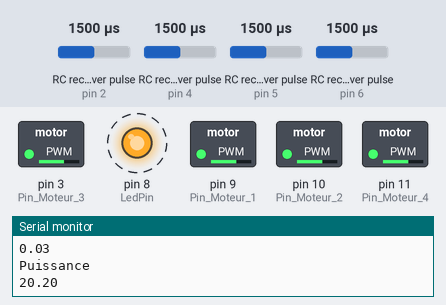
Recording of a sketch running on a simulated Arduino Uno, built with avr-gcc and run on an emulated ATmega328P. On the bench: switched loads named in the sketch (green lamp = pin HIGH), output pins drawn as LEDs (lit = HIGH), the last lines printed to the serial monitor. Wiring (inferred from the names in the program): 4 × RC receiver channel: data pin 2 / data pin 4 / data pin 5 / data pin 6. Dashed ring = blinking. The test bench sets the inputs (shaded band); at power-on: RC receiver pulse (sensors on pin 2, pin 4, pin 5, pin 6) 1500 µs.

Above: at 8.39 s.
8.4 s: RC receiver pulse (sensor on pin 2) set to 1250 µs
At 8.87 s:
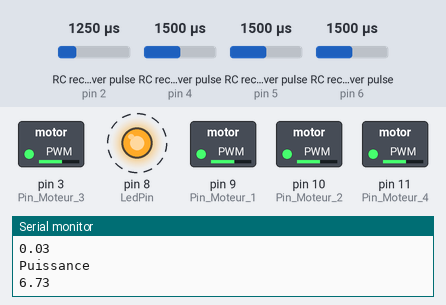
11.4 s: RC receiver pulse (sensor on pin 4) set to 1020 µs
At 11.75 s:
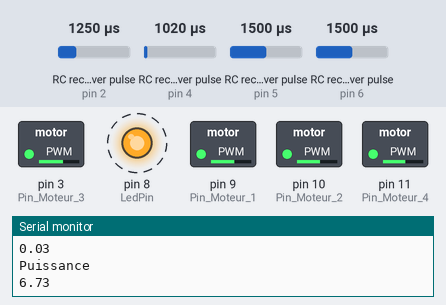
14.4 s: RC receiver pulse (sensor on pin 2) set to 1980 µs
At 14.87 s:
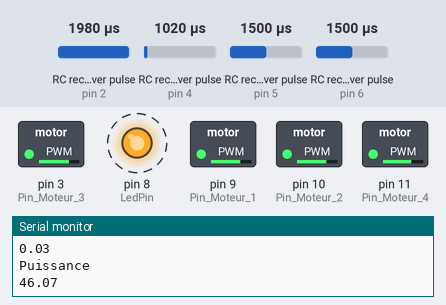
17.4 s: RC receiver pulse (sensor on pin 5) set to 1020 µs
At 17.75 s:
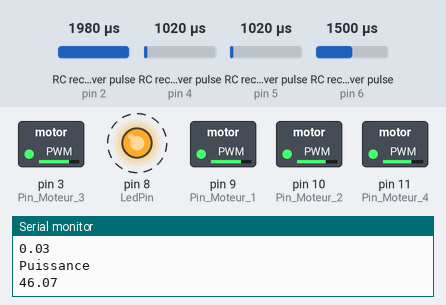
20.4 s: RC receiver pulse (sensor on pin 6) set to 1750 µs
At 20.87 s:
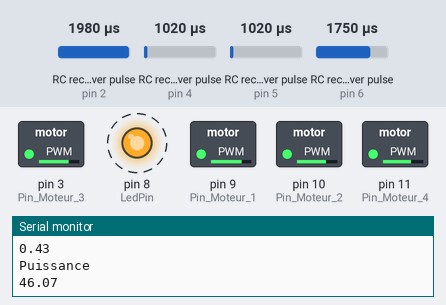
23.4 s: RC receiver pulse (sensor on pin 5) set to 1980 µs
At 23.75 s:
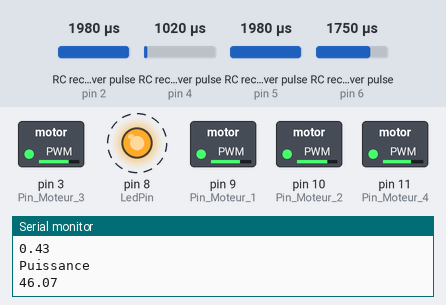
Timing chart, 0 to 27.4 s (numbered marks = the images above; inputs shaded):
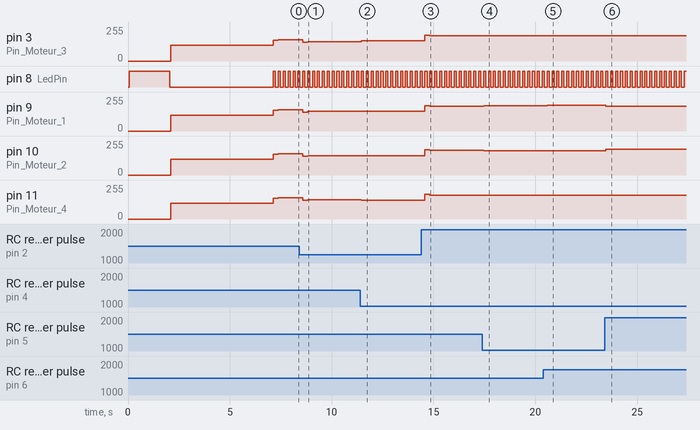

Measured:
- after the input at 8.4 s, pin 3 (Pin_Moteur_3): 159/255 → 141/255 after 0.18 s, → 146/255 0.24 s later; pin 9 (Pin_Moteur_1): 160/255 → 142/255 after 0.18 s, → 147/255 0.24 s later; pin 10 (Pin_Moteur_2), pin 11 (Pin_Moteur_4): 160/255 → 141/255 after 0.18 s, → 146/255 0.24 s later
- after the input at 11.4 s, pin 3 (Pin_Moteur_3): 146/255 → 151/255 after 0.06 s; pin 11 (Pin_Moteur_4): 146/255 → 141/255 after 0.06 s
- after the input at 14.4 s, pin 3 (Pin_Moteur_3): 151/255 → 194/255 after 0.18 s, → 190/255 0.24 s later; pin 9 (Pin_Moteur_1): 147/255 → 190/255 after 0.18 s, → 186/255 0.24 s later; pin 10 (Pin_Moteur_2): 146/255 → 189/255 after 0.18 s, → 185/255 0.24 s later; pin 11 (Pin_Moteur_4): 141/255 → 184/255 after 0.18 s, → 180/255 0.24 s later
- after the input at 17.4 s, pin 9 (Pin_Moteur_1): 186/255 → 191/255 after 0.06 s; pin 10 (Pin_Moteur_2): 185/255 → 181/255 after 0.06 s
- after the input at 20.4 s, pin 3 (Pin_Moteur_3): 190/255 → 188/255 after 0.18 s; pin 9 (Pin_Moteur_1): 191/255 → 194/255 after 0.18 s; pin 10 (Pin_Moteur_2): 181/255 → 183/255 after 0.18 s; pin 11 (Pin_Moteur_4): 180/255 → 178/255 after 0.18 s
- after the input at 23.4 s, pin 9 (Pin_Moteur_1): 194/255 → 184/255 after 0.06 s; pin 10 (Pin_Moteur_2): 183/255 → 193/255 after 0.06 s
- by itself, pin 8 (LedPin): alternates HIGH for 0.10 s and LOW for 0.14 s

The sketch:

Controle_manuel.ino
```cpp
// --- Programme Arduino ---
// Début octobre 2013

// --- Que fait ce programme ? ---
/* Controle du quadricoptère grâce à la télecommande
    + Stabilisation*/


/*************************************************/
/*                   Librairies                  */
/*************************************************/
#include "Pins.h"
#include "controle.h" // Utilise la Télécommande pour asservir le quad
#include "moteur.h" // Contient toutes les infos sur 1 moteur
#include "quadri.h" // Contient toutes les infos sur 1 quadricoptère
#include "telecommande.h" // Contient les paramétres de la télécommande (Min, max...)
#include "Variables.h" // Contient toutes les variables utiles

#include "Wire.h"

/*************************************************/
/*        Librairies - Centre à Inertie          */
/*************************************************/


/*************************************************/
/*                   Variables                   */
/*************************************************/

//Cf : Variables.h


/*************************************************/
/*               Initialisation                  */
/*************************************************/

void setup()   {
  Serial.begin(115200); //Débit pour le moniteur
  Serial.println("Début initialisation");

  /*Initialise les sorties Variateurs*/
  pinMode(Pin_Moteur_1, OUTPUT);
  pinMode(Pin_Moteur_2, OUTPUT);
  pinMode(Pin_Moteur_3, OUTPUT);
  pinMode(Pin_Moteur_4, OUTPUT);

  /*Initialisation sortie Led*/
  pinMode(LedPin, OUTPUT);


  /*Initialise la Télécommande:*/
  telecommande.Initialisation(false);// False -> Utilisation des valeurs pré-enregistrées.

  /* Initialise les Moteurs  */
  analogWrite((*quad.get_moteur(1)).get_pin(), 120);
  analogWrite((*quad.get_moteur(2)).get_pin(), 120);
  analogWrite((*quad.get_moteur(3)).get_pin(), 120);
  analogWrite((*quad.get_moteur(4)).get_pin(), 120);
  delay(5000);


  /* Initialisation des Capteurs*/


  Serial.println("Fini initialisation");

} // fin de la fonction setup()


/*************************************************/
/*                   Boucle                      */
/*************************************************/

void loop(){
  Serial.println("Je fais un tour");

  v_courant.Direction_commande_actualise(telecommande); // Va chercher les instructions de la télécommande
  v_courant.Conversion_en_Instruction_moteurs( v_precedent , quad ); // Crée les instructions à envoyer aux moteurs
  quad.Applique_commande(); // Envoie des instructions


  //Visualisation de la boucle, grâce à la Led
  digitalWrite(8,HIGH);
  delay(100);
  digitalWrite(8,LOW);
  delay(100);

}// fin de la fonction loop()


/*************************************************/
/*              Fonctions Annexes                */
/*************************************************/
```

Variables.h
```cpp
#ifndef VARIABLES_H_
#define VARIABLES_H_


/*************************************************/
/*                   Variables                   */
/*************************************************/

const int LedPin = 8;   // Visualisation des stades dans le programme

//offset Moteurs obtenu grâce aux tests
/*int offset_moteur_1 = -14;
int offset_moteur_2 = 1;
int offset_moteur_3 = 1;
int offset_moteur_4 = 30;*/
//test - Cause demarrage de moteur incompris
int offset_moteur_1 = 0;
 int offset_moteur_2 = 0;
 int offset_moteur_3 = 0;
 int offset_moteur_4 = 0;


/* Used for timing */
unsigned long timer;

#define STD_LOOP_TIME 10000 // Fixed time loop of 10 milliseconds
unsigned long lastLoopUsefulTime = STD_LOOP_TIME;
unsigned long loopStartTime;


/*Utilisation des objets*/
Telecommande telecommande;
Controle v_courant , v_precedent;
Quadri quad(Pin_Moteur_1,offset_moteur_1,Pin_Moteur_2,offset_moteur_2,Pin_Moteur_3,offset_moteur_3,Pin_Moteur_4,offset_moteur_4);


#endif
```

controle.cpp
```cpp
#include "controle.h"


/**************************************************
 *                 Class Controle
 **************************************************/

//---------------- Constructeur -------------------//
Controle::Controle( ){
  w_x=0;
  w_y=0;
  w_z=0;
  puissance=120;
//  telecommande = telecommande;
}

Controle::Controle(float w_x1, float w_y1, float w_z1, float puissance1){
  set_w_x(w_x1);
  set_w_y(w_y1);
  set_w_z(w_z1);
  set_puissance(puissance1);

}

//------------------ Getters ---------------------//
float Controle::get_w_x(){
  return w_x;
}
float Controle::get_w_y(){
  return w_y;
}
float Controle::get_w_z(){
  return w_z;
}
float Controle::get_puissance(){
  return puissance;
}


//------------------ Setters ---------------------//
void Controle::set_w_x(float w_xe){
  if( w_xe > -Pi && w_xe < Pi){
    w_x = w_xe;
  }
}
void Controle::set_w_y(float w_ye){
  if( w_ye > -Pi && w_ye < Pi){
    w_y = w_ye;
  }
}
void Controle::set_w_z(float w_ze){
  if( w_ze > -Pi && w_ze < Pi){
    w_z = w_ze;
  }
}
void Controle::set_puissance(float puissance_e){
  if( puissance_e > 0 && puissance_e < 100){
    puissance = puissance_e;
  }
}

//------------------ Methods ---------------------//


/**
 * Récupère les instruction de la RC
 */
void Controle::Direction_commande_actualise(Telecommande t){
  float  Throttle = (pulseIn(Pin_Throttle, HIGH,25000) - t.getThrottle_min())*100/t.getThrottle_max(); // Valeur comprise entre 800 et 2000 ramené à [0,100]
  // Donne un angle suivant chaques axes [| 800 ; 2000 |] ramené à [|-PI;PI|]
  float  Roll = (pulseIn(Pin_Roll, HIGH,25000) - t.getRoll_med())*Pi/t.getRoll_max();
  float  Pitch = (pulseIn(Pin_Pitch, HIGH,25000) - t.getPitch_med())*Pi/t.getPitch_max();
  float  Yaw = (pulseIn(Pin_Yaw, HIGH,25000) - t.getYaw_med())*Pi/t.getYaw_max();

#ifdef Debug
  Serial.println("Instruction de la télecommande (ramené entre [|-PI;PI|] )");
  Serial.println("Roll");
  Serial.println(Roll);
  Serial.println("Pitch");
  Serial.println(Pitch);
  Serial.println("Yaw");
  Serial.println(Yaw);
  Serial.println("Puissance");
  Serial.println(Throttle);
#endif

  set_w_x(Pitch);
  set_w_y(Roll);
  set_w_z(Yaw);
  set_puissance(Throttle);
}


/**
 * Controle les moteurs
 */
void Controle::Conversion_en_Instruction_moteurs(Controle &v_precedent, Quadri &quad){

  // Quelques Limites
  // Cas forte diminution
  if( v_precedent.get_puissance() - get_puissance() >10){
    set_puissance(get_puissance() - 5);
  }
  // Cas forte augmentation
  if( get_puissance() - v_precedent.get_puissance() >10){
    set_puissance(puissance + 5);
  }
  //On bride les moteurs globalement
  if(get_puissance() > Max_Puissance){
    set_puissance(Max_Puissance) ;
  }

  /* Positionnement des moteurs
       z                          4
       |                         /
       |                        /
       |                1 --------- 2
         -------  y          /
      /                     /
     /                     3
    x
   */

  /*
  float w_x ; // [|-PI;PI|]
   float w_y ; // [|-PI;PI|]
   float w_z ; // [|-PI;PI|]
   float puissance ; // [0,100]
   */
  float pas_par_radian = 20/Pi; // A modifier, quantifie la réactivitée du quad !

  // on suppose que 1 et 3 tournent dans le sens antihoraire
  // On associe a chaques moteurs une puissance nominal que l'on va faire varier en fonction des parametres de rotation
  //                            Puissance nominale                        Offesets                                     Orientation du quad
  int puissance_moteur_1 =Demarrage_Moteur + get_puissance() + (*quad.get_moteur(1)).get_offset() - w_x*pas_par_radian                        +  w_z*pas_par_radian;
  int puissance_moteur_2 =Demarrage_Moteur + get_puissance() + (*quad.get_moteur(2)).get_offset() + w_x*pas_par_radian                        +  w_z*pas_par_radian;
  int puissance_moteur_3 =Demarrage_Moteur + get_puissance() + (*quad.get_moteur(3)).get_offset() -                       w_y*pas_par_radian  -  w_z*pas_par_radian;
  int puissance_moteur_4 =Demarrage_Moteur + get_puissance() + (*quad.get_moteur(4)).get_offset() +                       w_y*pas_par_radian  -  w_z*pas_par_radian;

  // Associe les puissances à chaques moteurs
  (*quad.get_moteur(1)).set_puissance_m(puissance_moteur_1);
  (*quad.get_moteur(2)).set_puissance_m(puissance_moteur_2);
  (*quad.get_moteur(3)).set_puissance_m(puissance_moteur_3);
  (*quad.get_moteur(4)).set_puissance_m(puissance_moteur_4);

#ifdef Debug1
  Serial.println("Puissance_moteur");
  Serial.println(puissance_moteur_1);
  Serial.println(puissance_moteur_2);
  Serial.println(puissance_moteur_3);
  Serial.println(puissance_moteur_4);
#endif

#ifdef Debug
  Serial.println("Instruction Telecommande");
  Serial.println("w_x");
  Serial.println(w_x);
  Serial.println("w_y");
  Serial.println(w_y);
  Serial.println("w_z");
  Serial.println(w_z);
  Serial.println("Puissance");
  Serial.println(puissance);
#endif
  //Le demarrage des moteurs commencent vers 150 sur 255 donc on travail sur une plage de 100. (avec un offset)
  // Sauvegarde des valeurs précedentes
  v_precedent.Copie(w_x , w_y , w_z , get_puissance());

  /* // Déplacé directement dans les objets moteurs et quadri
  //Sortie
  analogWrite((*quad.get_moteur(1)).get_pin(), (*quad.get_moteur(1)).get_puissance_m());
  analogWrite((*quad.get_moteur(2)).get_pin(), (*quad.get_moteur(2)).get_puissance_m());
  analogWrite((*quad.get_moteur(3)).get_pin(), (*quad.get_moteur(3)).get_puissance_m());
  analogWrite((*quad.get_moteur(4)).get_pin(), (*quad.get_moteur(4)).get_puissance_m());   */
}


/**
 * Copie profonde d'un objet controle
 */
void Controle::Copie(float w_x1, float w_y1, float w_z1, float puissance1){
  set_w_x(w_x1);
  set_w_y(w_y1);
  set_w_z(w_z1);
  set_puissance(puissance1);

}

/**
 *
 */
void Controle::Copie(Controle &c){
  set_w_x(c.get_w_x());
  set_w_y(c.get_w_y());
  set_w_z(c.get_w_z());
  set_puissance(c.get_puissance());

}
```

controle.h
```cpp
#ifndef CONTROLE_H_
#define CONTROLE_H_

#include "Arduino.h"
#include "Pins.h"
#include "moteur.h"
#include "quadri.h"
#include "telecommande.h"
/**************************************************
 *                 Class Controle
 **************************************************/
class Controle{
public :
  Controle();
  Controle(float w_x, float w_y, float w_z, float puissance);
  void Direction_commande_actualise(Telecommande t);
  void Conversion_en_Instruction_moteurs(Controle &v_precedent, Quadri &quad);
  void Copie(Controle &v);
  void Copie(float w_x, float w_y, float w_z, float puissance);


  // Acces
  float get_w_x();
  float get_w_y();
  float get_w_z();
  float get_puissance();

  // Modification
  void set_w_x(float w_xe);
  void set_w_y(float w_xe);
  void set_w_z(float w_xe);
  void set_puissance(float puissance_e);


private:
  float w_x ; // [|-PI;PI|]
  float w_y ; // [|-PI;PI|]
  float w_z ; // [|-PI;PI|]
  float puissance ;  // [0,100]

};

#endif
```

moteur.cpp
```cpp
#include "moteur.h"


/**************************************************
 *                 Class Moteur
 **************************************************/
//---------------- Constructeur -------------------//
Moteur::Moteur(int pin1, int offset1){
  pin = pin1;
  offset = offset1;
  puissance2_m = 120;
}

//------------------ Getters ---------------------//
int Moteur::get_pin(){
  return pin;
}

int Moteur::get_offset(){
  return offset;
}

int Moteur::get_puissance_m(){
  return puissance2_m;
}

//------------------ Setters ---------------------//
void Moteur::set_puissance_m(int puis){
  puissance2_m=puis;
}


void Moteur::Applique_puissance_m(){
 analogWrite(get_pin(), get_puissance_m());
}
```

moteur.h
```cpp
#ifndef MOTEUR_H_
#define MOTEUR_H_

#include "Arduino.h"
/**************************************************
 *                 Class Moteur
 **************************************************/
class Moteur{
public:
  Moteur(int pin, int offset);
  int get_pin();
  int get_offset();
  int get_puissance_m();
  void set_puissance_m(int);
  void Applique_puissance_m();

private:
  int pin;
  int offset;
  int puissance2_m;
};

#endif
```

quadri.cpp
```cpp
#include "quadri.h"


/**************************************************
 *                 Class Quadri
 **************************************************/
//---------------- Constructeur -------------------//

/*Quadri::Quadri(int pin1, int off1, int pin2, int off2, int pin3, int off3, int pin4, int off4){
 moteur_1( pin1, off1);
 moteur_2( pin2, off2);
 moteur_3( pin3, off3);
 moteur_4( pin4, off4);
 }*/
Quadri::Quadri(int pin1, int off1, int pin2, int off2, int pin3, int off3, int pin4, int off4) :
moteur_1( pin1, off1),  moteur_2( pin2, off2) ,  moteur_3( pin3, off3),  moteur_4( pin4, off4)
{
}

//------------------ Methodes ---------------------//
/**
 * Retourne l'adresse du moteur "i"
 */
Moteur* Quadri::get_moteur(int i){
  switch(i){
  case 1:
    return &moteur_1;
    break;
  case 2:
    return &moteur_2;
    break;
  case 3:
    return &moteur_3;
    break;
  default: // cas i = 4
    return &moteur_4;
    break;
  }
}


/*
 *  Applique les instructions de la commande aux 4 moteurs
 */
void Quadri::Applique_commande(){
  moteur_1.Applique_puissance_m();
  moteur_2.Applique_puissance_m();
  moteur_3.Applique_puissance_m();
  moteur_4.Applique_puissance_m();
}
```

quadri.h
```cpp
#ifndef QUADRI_H_
#define QUADRI_H_

#include "moteur.h"
/**************************************************
 *                 Class Quadri
 **************************************************/
class Quadri{
public:
  Quadri(int pin1, int off1, int pin2, int off2, int pin3, int off3, int pin4, int off4);
  Moteur* get_moteur(int i);
  void Applique_commande();

private :
  Moteur moteur_1;
  Moteur moteur_2;
  Moteur moteur_3;
  Moteur moteur_4;
};


#endif /*  Class  */
```

telecommande.h
```cpp
#ifndef TELECOMMANDE_H_
#define TELECOMMANDE_H_

#include "Arduino.h"
#include "Pins.h"
/**************************************************
 *                 Class Telecommande
 **************************************************/

class Telecommande{
public:
  Telecommande() ;//: Telecommande(0.0, 0.0,  0.0, 0.0, 0.0, 0.0, 0.0, 0.0, 0.0, 0.0, 0.0) {};
  Telecommande(float Throttle_max,
 				float Roll_max,
 				float Pitch_max,
 				float Yaw_max,

 				float Throttle_min,
 				float Roll_min,
 				float Pitch_min,
 				float Yaw_min,

                                float Pitch_med,
                                float Roll_med,
                                float Yaw_med
                                 );
  void Initialisation(boolean b);
  float getThrottle_max();
  float getRoll_max();
  float getPitch_max();
  float getYaw_max();

  float getThrottle_min();
  float getRoll_min();
  float getPitch_min();
  float getYaw_min();

  float getPitch_med();
  float getRoll_med();
  float getYaw_med();

  void setThrottle_max(float);
  void setRoll_max(float);
  void setPitch_max(float);
  void setYaw_max(float);

  void setThrottle_min(float);
  void setRoll_min(float);
  void setPitch_min(float);
  void setYaw_min(float);

  void setPitch_med(float);
  void setRoll_med(float);
  void setYaw_med(float);

private:
  float Throttle_max;
  float Roll_max;
  float Pitch_max;
  float Yaw_max;

  float Throttle_min;
  float Roll_min;
  float Pitch_min;
  float Yaw_min;

  float Pitch_med;
  float Roll_med;
  float Yaw_med;

};

#endif
```

Pins.h
```cpp
/**
 * Fichier Pin, contenant les déclarations des constantes
 * Convention utilisé : #define Xxx_Xxx  (Première lettre d'un mot en majuscule, le reste en minuscule, si mot composé séparer par "_")
 * Version 2 Avril 2014
 **/
#ifndef PINS_H
#define PINS_H

// Pins
#define Pin_Throttle   2 // Accelerateur - Norme du vecteur
#define Pin_Roll       4 // Roulis - Rotation autour de l'axe Y
#define Pin_Pitch      5 // Tangage / Angle d'attaque - Rotation autour de l'axe X
#define Pin_Yaw        6 // Lacet - Rotation autour de l'axe Z

// Valeurs Expérimentatles (min, max, moy)  des pins
#define Min_ThrottleExp   1126 //945 - Modif 22-04-2014
#define Max_ThrottleExp   1856 //1690 - Modif 22-04-2014
#define Min_RollExp       1104 //1070 - Modif 22-04-2014
#define Max_RollExp       1821 //1915  - Modif 22-04-2014
#define Med_RollExp       1480 // Médiane
#define Min_PitchExp      1030 //1145 - Modif 22-04-2014
#define Max_PitchExp      1942 //1890 - Modif 22-04-2014
#define Med_PitchExp      1525 // Médiane
#define Min_YawExp        1024 //1060 - Modif 22-04-2014
#define Max_YawExp        1936 //1920
#define Med_YawExp        1485 // Médiane

// Pin moteurs
#define Pin_Moteur_1  9 // Associé avec le 9
#define Pin_Moteur_2  10 // Associé avec le 3
#define Pin_Moteur_3  3 // Associé avec le 11
#define Pin_Moteur_4  11 // Associé avec le 10

// Autres constantes
#define Pi 3.14159265359
#define Demarrage_Moteur 140 // Point à partir duquel les moteurs commencent à trouner
#define Max_Puissance 50

#define Debug 0 // Activer (0) / désactiver(1) le débeugage
#define Debug1 0 // Activer (0) / désactiver(1) le débeugage avancé

#endif /*  PINS_H  */
```

Source omitted: telecommande.cpp (8302 bytes)
